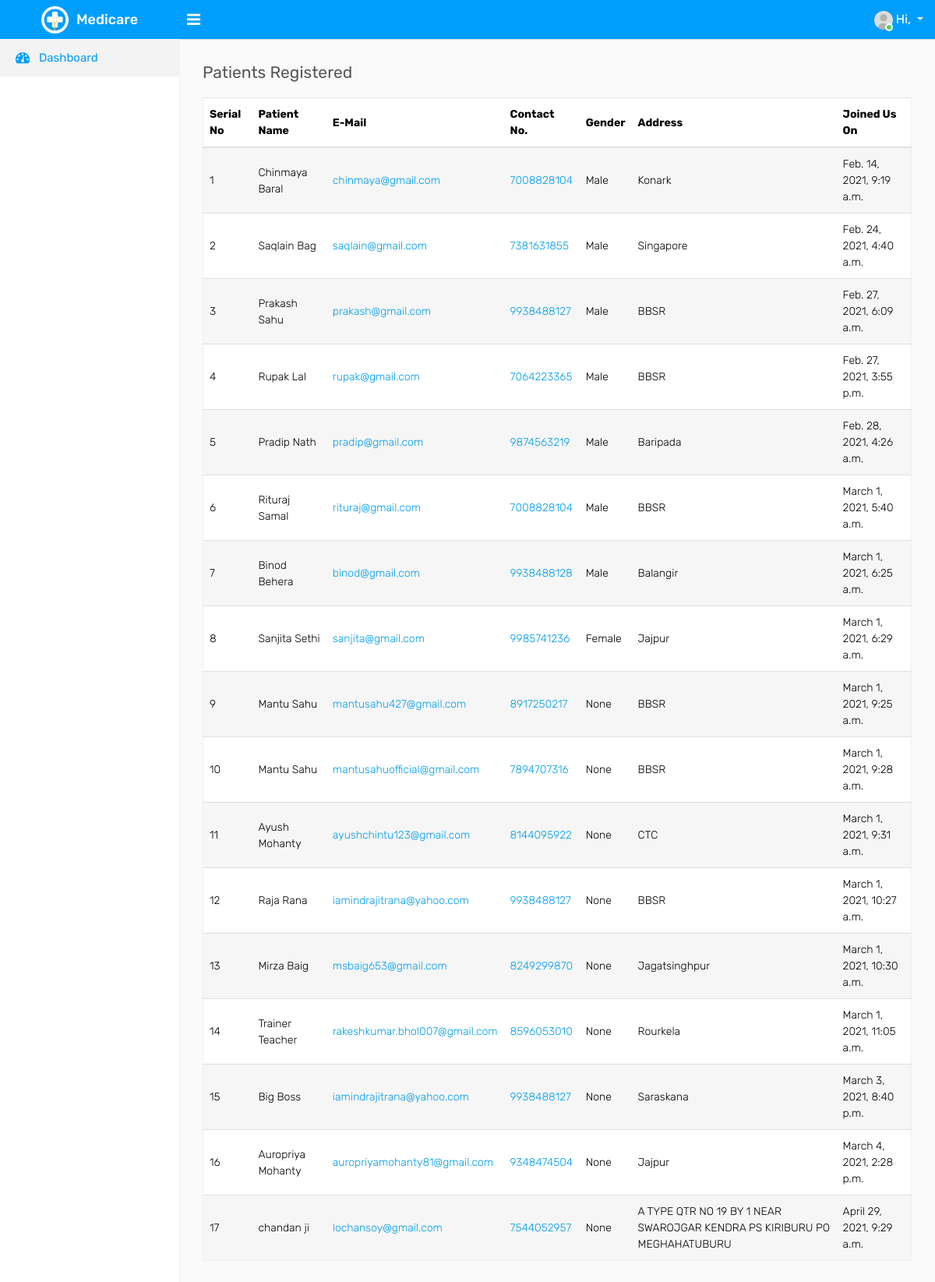
/patientregd/, run on the app's committed database.
### PublicApp/models.py (models this page shows, shortened)
class UserProfile(models.Model):
    USER_TYPES = [
        ('Public', 'Public'),
        ('Doctor', 'Doctor'),
        ('Admin', 'Admin'),
    ]
    user=models.ForeignKey(User,on_delete=models.CASCADE)
    profilePicture = models.ImageField(blank=True, null=True)
    DOB = models.DateField()
    address = models.TextField()
    contact_No = models.IntegerField()
    gender=models.CharField(max_length=50,null=True,blank=True)
    specialist=models.CharField(max_length=255,null=True,blank=True)
    userType = models.CharField(max_length=10, choices=USER_TYPES, default='Public')
    created_at = models.DateTimeField(auto_now_add=True)
    updated_at = models.DateTimeField(auto_now=True)

### AdminApp/views.py (the view)
# urls.py: path('patientregd/',PATIENTREGD,name="patientregd"),
def PATIENTREGD(request):
    patientdetails=UserProfile.objects.filter(userType="Public")
    return render(request,'patient-regd.html',{"patientdetails":patientdetails})

### AdminApp/templates/patient-regd.html (shortened to what this page needs)
{% extends 'base.html' %}
{% load static %}
{% block content %}
        <div class="page-wrapper">
            <div class="content">
                <div class="row">
                    <div class="col-sm-4 col-3">
                        <h4 class="page-title">Patients Registered</h4>
                    </div>
                </div>
                <div class="row">
                    <div class="col-md-12">
                        <div class="table-responsive">
                            <table class="table table-border table-striped custom-table datatable mb-0">
                                <thead>
                                    <tr>
                                        <th>Serial No</th>
                                        <th>Patient Name</th>
                                        <th>E-Mail</th>
                                        <th>Contact No.</th>
                                        <th>Gender</th>
                                        <th>Address</th>
                                        <th>Joined Us On</th>
                                    </tr>
                                </thead>
                                <tbody>
                                    {% for p in patientdetails %}
                                    <tr>
                                        <td>{{forloop.counter}}</td>
                                        <td>{{p.user.first_name}} {{p.user.last_name}}</td>
                                        <td><a href="mailto:{{p.user.email}}">{{p.user.email}}</a></td>
                                        <td><a href="tel:{{p.contact_No}}">{{p.contact_No}}</a></td>
                                        <td>{{p.gender}}</td>
                                        <td>{{p.address}}</td>
                                        <td>{{p.created_at}}</td>
                                    </tr>
                                    {% endfor %}
                                </tbody>
                            </table>
                        </div>
                    </div>
                </div>
            </div>
        </div>
    </div>
{% endblock %}

### data on the page
UserProfile: user.first_name "Chinmaya", user.last_name "Baral", user.email "chinmaya@gmail.com", contact_No "7008828104", gender "Male", address "Konark", created_at "Feb. 14, 2021, 9:19 a.m."
UserProfile: user.first_name "Saqlain", user.last_name "Bag", user.email "saqlain@gmail.com", contact_No "7381631855", gender "Male", address "Singapore", created_at "Feb. 24, 2021, 4:40 a.m."
UserProfile: user.first_name "Prakash", user.last_name "Sahu", user.email "prakash@gmail.com", contact_No "9938488127", gender "Male", address "BBSR", created_at "Feb. 27, 2021, 6:09 a.m."
UserProfile: user.first_name "Rupak", user.last_name "Lal", user.email "rupak@gmail.com", contact_No "7064223365", gender "Male", address "BBSR", created_at "Feb. 27, 2021, 3:55 p.m."
UserProfile: user.first_name "Pradip", user.last_name "Nath", user.email "pradip@gmail.com", contact_No "9874563219", gender "Male", address "Baripada", created_at "Feb. 28, 2021, 4:26 a.m."
UserProfile: user.first_name "Rituraj", user.last_name "Samal", user.email "rituraj@gmail.com", contact_No "7008828104", gender "Male", address "BBSR", created_at "March 1, 2021, 5:40 a.m."
UserProfile: user.first_name "Binod", user.last_name "Behera", user.email "binod@gmail.com", contact_No "9938488128", gender "Male", address "Balangir", created_at "March 1, 2021, 6:25 a.m."
UserProfile: user.first_name "Sanjita", user.last_name "Sethi", user.email "sanjita@gmail.com", contact_No "9985741236", gender "Female", address "Jajpur", created_at "March 1, 2021, 6:29 a.m."
UserProfile: user.first_name "Mantu", user.last_name "Sahu", user.email "mantusahu427@gmail.com", contact_No "8917250217", gender "None", address "BBSR", created_at "March 1, 2021, 9:25 a.m."
UserProfile: user.first_name "Mantu", user.last_name "Sahu", user.email "mantusahuofficial@gmail.com", contact_No "7894707316", gender "None", address "BBSR", created_at "March 1, 2021, 9:28 a.m."
UserProfile: user.first_name "Ayush", user.last_name "Mohanty", user.email "ayushchintu123@gmail.com", contact_No "8144095922", gender "None", address "CTC", created_at "March 1, 2021, 9:31 a.m."
UserProfile: user.first_name "Raja", user.last_name "Rana", user.email "iamindrajitrana@yahoo.com", contact_No "9938488127", gender "None", address "BBSR", created_at "March 1, 2021, 10:27 a.m."
UserProfile: user.first_name "Mirza", user.last_name "Baig", user.email "msbaig653@gmail.com", contact_No "8249299870", gender "None", address "Jagatsinghpur", created_at "March 1, 2021, 10:30 a.m."
UserProfile: user.first_name "Trainer", user.last_name "Teacher", user.email "rakeshkumar.bhol007@gmail.com", contact_No "8596053010", gender "None", address "Rourkela", created_at "March 1, 2021, 11:05 a.m."
UserProfile: user.first_name "Big", user.last_name "Boss", user.email "iamindrajitrana@yahoo.com", contact_No "9938488127", gender "None", address "Saraskana", created_at "March 3, 2021, 8:40 p.m."
UserProfile: user.first_name "Auropriya", user.last_name "Mohanty", user.email "auropriyamohanty81@gmail.com", contact_No "9348474504", gender "None", address "Jajpur", created_at "March 4, 2021, 2:28 p.m."
UserProfile: user.first_name "chandan", user.last_name "ji", user.email "lochansoy@gmail.com", contact_No "7544052957", gender "None", address "A TYPE QTR NO 19 BY 1 NEAR SWAROJGAR KENDRA PS KIRIBURU PO MEGHAHATUBURU", created_at "April 29, 2021, 9:29 a.m."
